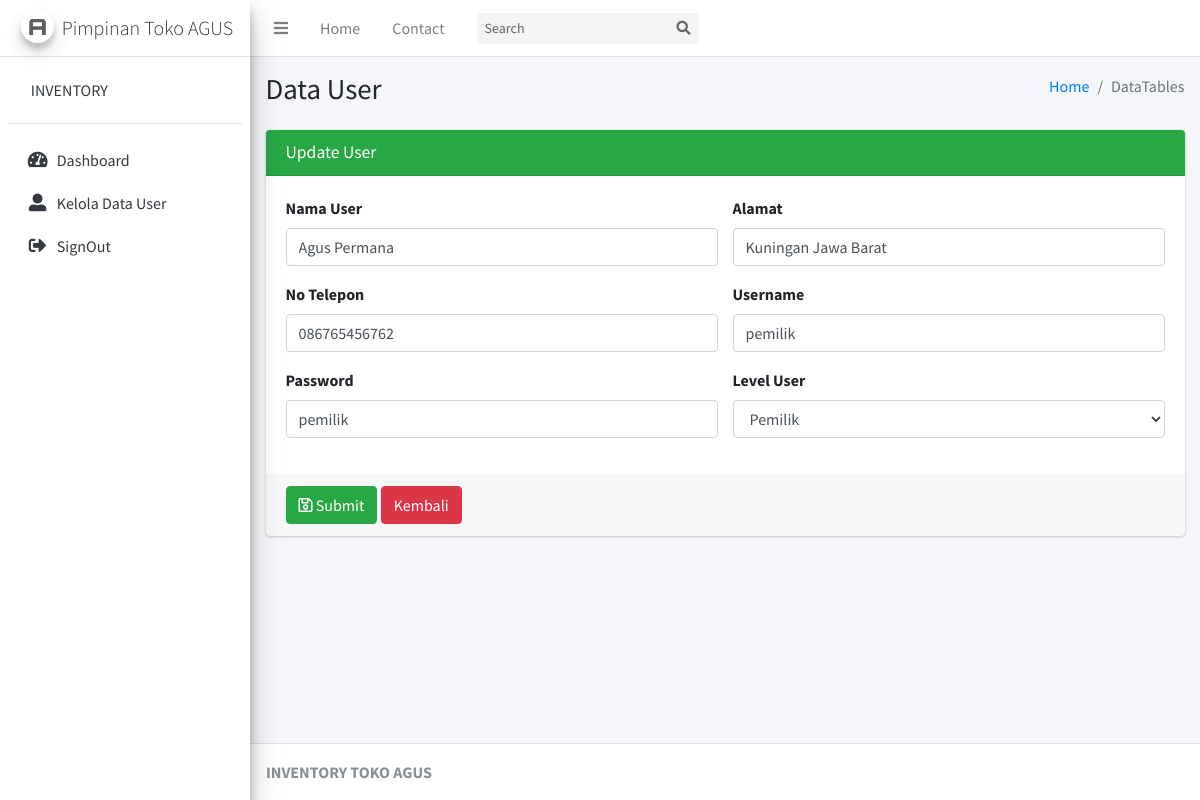
The page /ControllerKelolaUser/update_user/12 on the database its author committed.
### tables this page shows
CREATE TABLE `user` (
  `id_user` int(11) NOT NULL,
  `nama_user` varchar(50) NOT NULL,
  `alamat` text NOT NULL,
  `no_hp` varchar(15) NOT NULL,
  `username` varchar(50) NOT NULL,
  `password` varchar(50) NOT NULL,
  `level_user` int(11) NOT NULL
);

### application/controllers/ControllerKelolaUser.php (called while the page is built, shortened)
<?php
class ControllerKelolaUser extends CI_Controller
{
    public function __construct()
    {
        $this->load->model('DataMaster');
    }
    public function update_user($id)
    {
        $this->form_validation->set_rules('nama', 'Nama', 'required');
        $this->form_validation->set_rules('alamat', 'Alamat', 'required');
        $this->form_validation->set_rules('no_tlpon', 'No Telepon', 'required|min_length[11]|max_length[13]');
        $this->form_validation->set_rules('username', 'Username', 'required');
        $this->form_validation->set_rules('password', 'Password', 'required');
        $this->form_validation->set_rules('level', 'Level User', 'required');
        if ($this->form_validation->run() == FALSE) {
            $data = array(
                'user' => $this->DataMaster->edit_user($id)
            );
            $this->load->view('Pimpinan/Layout/head');
            $this->load->view('Pimpinan/Layout/navbar');
            $this->load->view('Pimpinan/Layout/aside');
            $this->load->view('Pimpinan/edit_user', $data);
            $this->load->view('Pimpinan/Layout/footer');
        }
    }
}

### index.php (called while the page is built, shortened)
<?php
require_once BASEPATH.'core/CodeIgniter.php';

### application/models/DataMaster.php (called while the page is built, shortened)
<?php
class DataMaster extends CI_Model
{
    public function edit_user($id)
    {
        $this->db->select('*');
        $this->db->from('user');
        $this->db->where('id_user', $id);
        return $this->db->get()->row();
    }
}

### application/views/Pimpinan/edit_user.php (the view, shortened to what this page needs)
<div class="content-wrapper">
    <section class="content-header">
        <div class="container-fluid">
            <div class="row mb-2">
                <div class="col-sm-6">
                    <h1>Data User</h1>
                </div>
                <div class="col-sm-6">
                    <ol class="breadcrumb float-sm-right">
                        <li class="breadcrumb-item"><a href="#">Home</a></li>
                        <li class="breadcrumb-item active">DataTables</li>
                    </ol>
                </div>
            </div>
        </div>
    </section>
    <section class="content">
        <div class="container-fluid">
            <div class="row">
                <div class="col-12">
                    <div id="show_input_user" class="card card-success">
                        <div class="card-header">
                            <h3 class="card-title">Update User</h3>
                        </div>
                        <form action="<?= base_url('ControllerKelolaUser/update_user/' . $user->id_user) ?>" method="POST" role="form">
                            <div class="card-body">
                                <div class="row">
                                    <div class="col-sm-6">
                                        <div class="form-group">
                                            <label for="exampleInputEmail1">Nama User</label>
                                            <input type="text" name="nama" class="form-control" value="<?= $user->nama_user ?>" id="exampleInputEmail1" placeholder="Masukkan Nama User">
                                        </div>
                                    </div>
                                    <div class="col-sm-6">
                                        <div class="form-group">
                                            <label for="exampleInputPassword1">Alamat</label>
                                            <input type="text" name="alamat" class="form-control" value="<?= $user->alamat ?>" id="exampleInputPassword1" placeholder="Masukkan Alamat">
                                        </div>
                                    </div>
                                </div>
                                <div class="row">
                                    <div class="col-sm-6">
                                        <div class="form-group">
                                            <label for="exampleInputPassword1">No Telepon</label>
                                            <input type="number" name="no_tlpon" class="form-control" value="<?= $user->no_hp ?>" id="exampleInputPassword1" placeholder="Masukkan No Telepon">
                                        </div>
                                    </div>
                                    <div class="col-sm-6">
                                        <div class="form-group">
                                            <label for="exampleInputPassword1">Username</label>
                                            <input type="text" name="username" class="form-control" value="<?= $user->username ?>" id="exampleInputPassword1" placeholder="Masukkan Username">
                                        </div>
                                    </div>
                                </div>
                                <div class="row">
                                    <div class="col-sm-6">
                                        <div class="form-group">
                                            <label for="exampleInputPassword1">Password</label>
                                            <input type="text" name="password" class="form-control" value="<?= $user->password ?>" id="exampleInputPassword1" placeholder="Masukkan Password">
                                        </div>
                                    </div>
                                    <div class="col-sm-6">
                                        <div class="form-group">
                                            <label>Level User</label>
                                            <select name="level" class="form-control">
                                                <option value="2" <?php if ($user->level_user == '2') {
                                                                        echo 'selected';
                                                                    } ?>>Pemilik</option>
                                            </select>
                                        </div>
                                    </div>
                                </div>
                            </div>
                            <div class="card-footer">
                                <button type="submit" class="btn btn-success"><i class="far fa-save"></i> Submit</button>
                                <a class="btn btn-danger" href="<?= base_url('controllerdatamaster/user') ?>">Kembali</a>
                            </div>
                        </form>
                    </div>
                </div>
            </div>
        </div>
    </section>
</div>

### rows shown on the page
user: nama "Agus Permana", alamat "Kuningan Jawa Barat", no_tlpon "086765456762", username "pemilik", password "pemilik", level "Pemilik"
